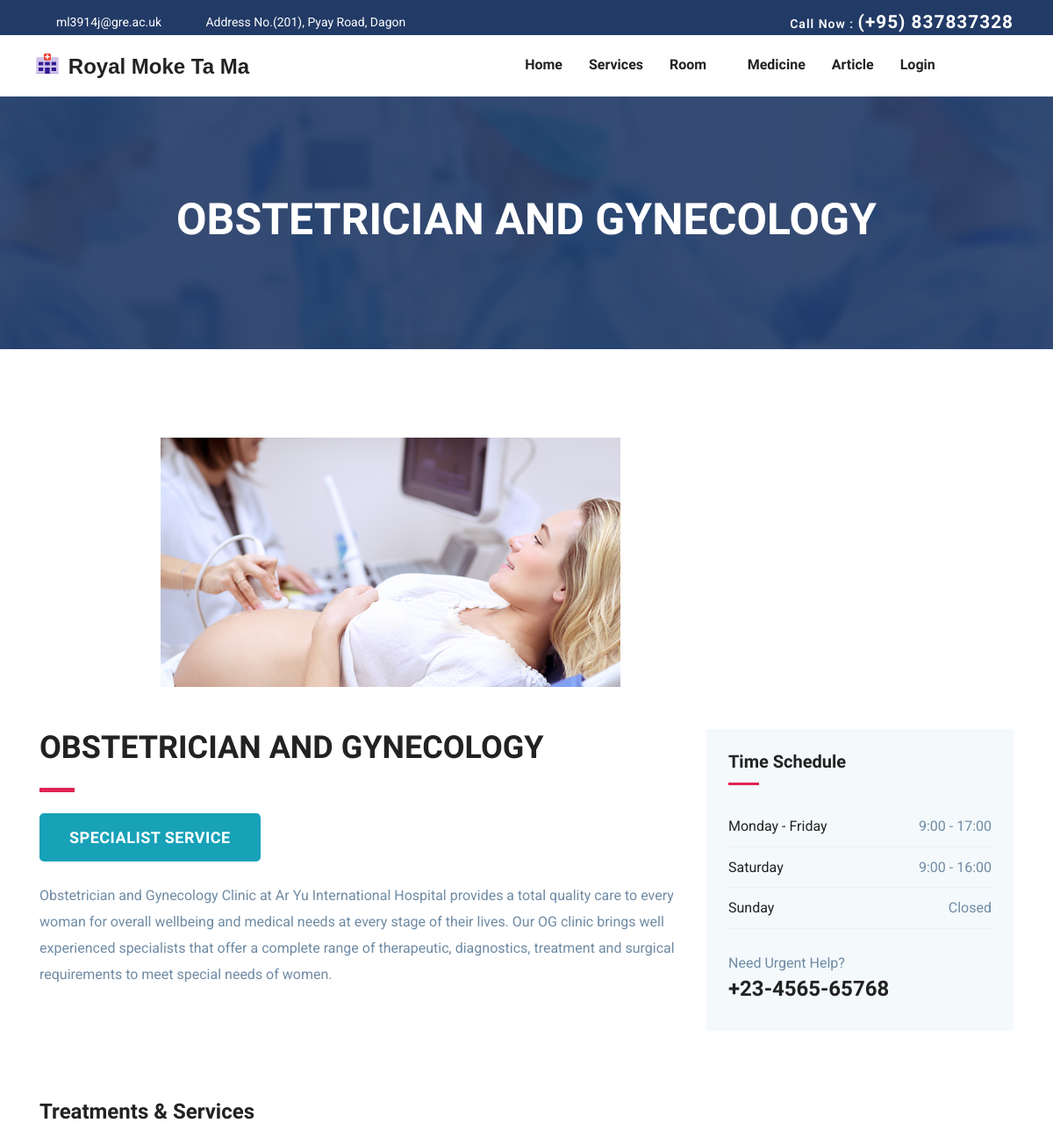
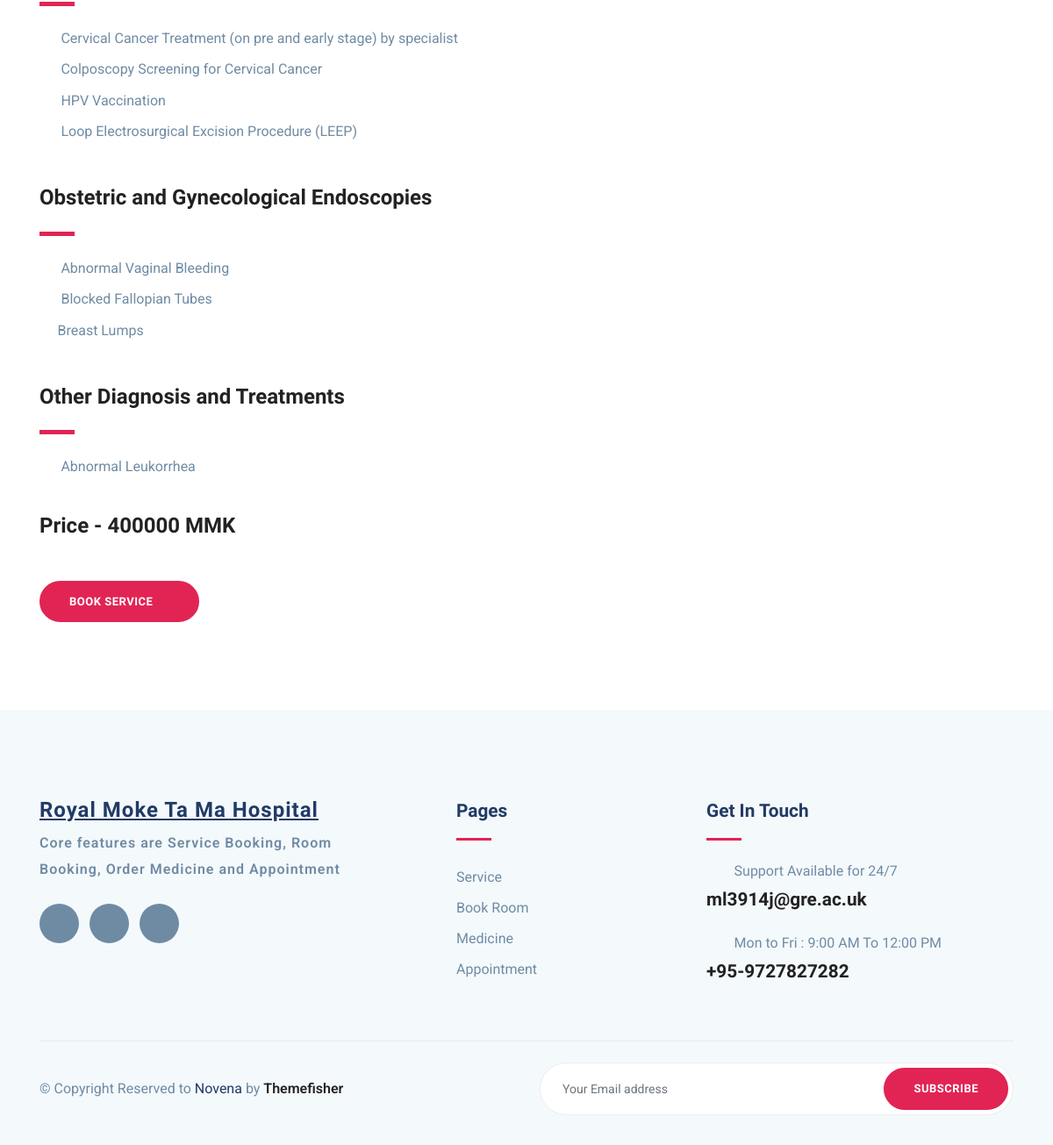
/servicedetail.php?serviceIdToDetail=4, run on the app's committed database (2 pictures, top to bottom).
### tables this page shows
CREATE TABLE `service` (
  `serviceId` int NOT NULL,
  `serviceName` varchar(100) NOT NULL,
  `serviceDescription` text NOT NULL,
  `serviceImg` varchar(70) NOT NULL,
  `sec1` varchar(100) DEFAULT NULL,
  `sec1Desp` text,
  `sec2` varchar(100) DEFAULT NULL,
  `sec2Desp` text,
  `sec3` varchar(100) DEFAULT NULL,
  `sec3Desp` text,
  `bookable` tinyint(1) DEFAULT NULL,
  `cost` int DEFAULT NULL,
  `stId` int NOT NULL
);

CREATE TABLE `servicetype` (
  `stId` int NOT NULL,
  `stServicetype` varchar(30) NOT NULL,
  `stDescription` text
);

### servicedetail.php (the view, shortened to what this page needs)
<?php
include("header.php");
include("connect.php");
if (isset($_REQUEST["serviceIdToDetail"])) {
    $specificserviceid = $_REQUEST["serviceIdToDetail"];
    $select = "SELECT s.*,st.* from service s,servicetype st where s.stId=st.stId and s.serviceId=$specificserviceid";
    $runselect = $connection->query($select);
    $dataofservice = $runselect->fetch_array(MYSQLI_ASSOC);
    $serviceImg = $dataofservice['serviceImg'];
    $serviceTitle = $dataofservice['serviceName'];
} else {
    echo "<script>alert('Invalid service')</script>";
    echo "<script>location='service.php'</script>";
}
?>
<section class="page-title bg-1" id="site-start-section">
    <div class="container">
        <div class="row">
            <div class="col-md-12">
                <div class="block text-center">
                    <h1 class="text-capitalize mb-5 text-lg"><?php echo $dataofservice['serviceName']; ?></h1>
                </div>
            </div>
        </div>
    </div>
</section>
<section class="section department-single">
    <div class="container">
        <div class="row">
            <center>
                <div class="col-lg-8">
                    <div class="department-img">
                        <img src="<?php echo "admin/" . $serviceImg; ?>" alt="" class="img-fluid">
                    </div>
                </div>
            </center>
        </div>
        <div class="row">
            <div class="col-lg-8">
                <div class="department-content mt-5">
                    <h3 class="text-md"><?php echo $serviceTitle; ?></h3>
                    <div class="divider my-4"></div>
                    <button class="lead btn btn-info mb-4" style="font-size: 18px;"><?php echo $dataofservice['stServicetype']; ?></button>
                    <p><?php echo $dataofservice['serviceDescription'] ?></p>
                </div>
            </div>
            <div class="col-lg-4">
                <div class="sidebar-widget schedule-widget mt-5">
                    <h5 class="mb-4">Time Schedule</h5>
                    <ul class="list-unstyled">
                        <li class="d-flex justify-content-between align-items-center">
                            <a href="#">Monday - Friday</a>
                            <span>9:00 - 17:00</span>
                        </li>
                        <li class="d-flex justify-content-between align-items-center">
                            <a href="#">Saturday</a>
                            <span>9:00 - 16:00</span>
                        </li>
                        <li class="d-flex justify-content-between align-items-center">
                            <a href="#">Sunday</a>
                            <span>Closed</span>
                        </li>
                    </ul>
                    <div class="sidebar-contatct-info mt-4">
                        <p class="mb-0">Need Urgent Help?</p>
                        <h3>+23-4565-65768</h3>
                    </div>
                </div>
            </div>
        </div>
        <div class="row">
            <div class="col-lg-12">
                <?php
                if ($dataofservice['sec1'] != "") {
                    $sec1Title = $dataofservice['sec1'];
                    echo "
                        <h3 class='mt-5 mb-4'>$sec1Title</h3>
                        <div class='divider my-4'></div>
                        <ul class='list-unstyled department-service'>
                        ";
                    $sec1List = explode('||', $dataofservice['sec1Desp']);
                    foreach ($sec1List as $sec1Each) {
                        if ($sec1Each != "") {
                            echo "<li><i class='icofont-check mr-2'></i>$sec1Each</li>";
                        }
                    }
                    echo "
                        </ul>
                        ";
                }
                if ($dataofservice['sec2'] != "") {
                    $sec2Title = $dataofservice['sec2'];
                    echo "
                        <h3 class='mt-5 mb-4'>$sec2Title</h3>
                        <div class='divider my-4'></div>
                        <ul class='list-unstyled department-service'>
                            ";
                    $sec2List = explode('||', $dataofservice['sec2Desp']);
                    foreach ($sec2List as $sec2Each) {
                        if ($sec2Each != "") {
                            echo "<li><i class='icofont-check mr-2'></i>$sec2Each</li>";
                        }
                    }
                    echo "
                                </ul>
                                ";
                }
                if ($dataofservice['sec3'] != "") {
                    $sec3Title = $dataofservice['sec3'];
                    echo "
                        <h3 class='mt-5 mb-4'>$sec3Title</h3>
                        <div class='divider my-4'></div>
                        <ul class='list-unstyled department-service'>";
                    $sec3List = explode('||', $dataofservice['sec3Desp']);
                    foreach ($sec3List as $sec3Each) {
                        if ($sec3Each != "") {
                            echo "<li><i class='icofont-check mr-2'></i>$sec3Each</li>";
                        }
                    }
                    echo "
                            </ul>
                            ";
                }
                ?>
                <?php
                $bookable=$dataofservice['bookable'];
                $cost=$dataofservice['cost'];
                if ($bookable==1) {
                    echo "<h3 class='mb-5'>Price - $cost MMK</h3>";
                    echo "<a href='bookingservice.php?serviceIdToBook=$specificserviceid' class='btn btn-main-2 btn-round-full'>Book Service<i class='icofont-simple-right ml-2  '></i></a>";
                }
                ?>
            </div>
        </div>
    </div>
</section>
<?php
include('footer.php');
?>

### css/style.css (style rules this page uses)
html { overflow-x: hidden; }
body { line-height: 1.6; font-family: "Roboto", sans-serif; -webkit-font-smoothing: antialiased; font-size: 16px; color: #6F8BA4; font-weight: 400; }
h1, .h1, h2, .h2, h3, .h3, h4, .h4, h5, .h5, h6, .h6 { font-family: "Exo", sans-serif; font-weight: 700; color: #222; }
h1, .h1 { font-size: 2.5rem; }
h3, .h3 { font-size: 1.5rem; }
h5, .h5 { font-size: 1.25rem; }
p { line-height: 30px; }
.btn { display: inline-block; font-size: 14px; font-size: 0.8125rem; font-weight: 700; letter-spacing: .5px; padding: .75rem 2rem; font-family: "Exo", sans-serif; text-transform: uppercase; border-radius: 5px; border: 2px solid transparent; transition: all .35s ease; }
.btn-main-2 { background: #e12454; color: #fff; border-color: #e12454; }
.btn-round-full { border-radius: 50px; }
.section { padding: 100px 0; }
.text-md { font-size: 2.25rem; }
.text-lg { font-size: 3.75rem; }
a { color: #222; text-decoration: none; transition: all .35s ease; }
.page-title { padding: 120px 0px 70px 0px; position: relative; }
.page-title .block h1 { color: #fff; }
.text-lg { font-size: 50px; }
.bg-1 { background: url("../images/bg/22.jpg") no-repeat 50% 50%; background-size: cover; position: relative; }
.divider { width: 40px; height: 5px; background: #e12454; }
.department-service { margin-bottom: 40px; }
.department-service li { margin-bottom: 10px; }
.department-service li i { color: #e12454; }
.sidebar-widget { margin-bottom: 30px; padding-bottom: 35px; }
.sidebar-widget h5 { margin-bottom: 30px; position: relative; padding-bottom: 15px; }
.sidebar-widget h5:before { position: absolute; content: ""; left: 0px; bottom: 0px; width: 35px; height: 3px; background: #e12454; }
.sidebar-widget.schedule-widget { background: #f4f9fc; padding: 25px; }
.sidebar-widget.schedule-widget ul li { padding: 10px 0px; border-bottom: 1px solid #eee; }

### fixingnavbar.css (style rules this page uses)
@media (min-width: 992px) { #site-start-section { margin-top: 100px; } }

### data on the page
service: serviceName "OBSTETRICIAN AND GYNECOLOGY", serviceImg (picture), stId.stServicetype "SPECIALIST SERVICE", serviceDescription "Obstetrician and Gynecology Clinic at Ar Yu International Hospital provides a total quality care to every woman for overall wellbeing and medical needs at every stage of their lives. Our OG clinic brings well experienced specialists that offer a complete range of therapeutic, diagnostics, treatment and surgical requirements to meet special needs of women.", sec1 "Treatments & Services", sec1Desp "Cervical Cancer Treatment (on pre and early stage) by specialist", sec1Desp "Colposcopy Screening for Cervical Cancer", sec1Desp "HPV Vaccination", sec1Desp "Loop Electrosurgical Excision Procedure (LEEP)", sec2 "Obstetric and Gynecological Endoscopies", sec2Desp "Abnormal Vaginal Bleeding", sec2Desp "Blocked Fallopian Tubes", sec2Desp "Breast Lumps", sec3 "Other Diagnosis and Treatments", sec3Desp "Abnormal Leukorrhea", cost "400000"
